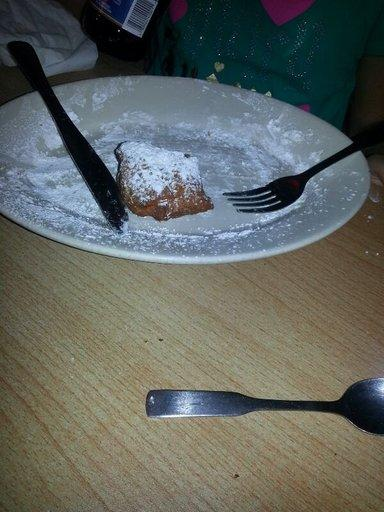
#> input picture weekend_2/sample.jpg, 384 x 512 px
$ python generate_2D_to_3D.py
#> lines starting #> are read from the running program, lines starting #| are printed output that depends on the picture
#> further down, image is the input picture: shape (512, 384, 3); mean B, G, R 95.2, 100.1, 95.7
#### 기본적인 Depth Map 생성 코드 (OpenCV 활용)
import cv2
import numpy as np

# 샘플 함수: 가짜 깊이 맵 생성
def generate_2D_to_3D(image):
    if image is None:
        raise ValueError("입력된 이미지가 없습니다.")

    # 그레이스케일 변환
    gray = cv2.cvtColor(image, cv2.COLOR_BGR2GRAY)
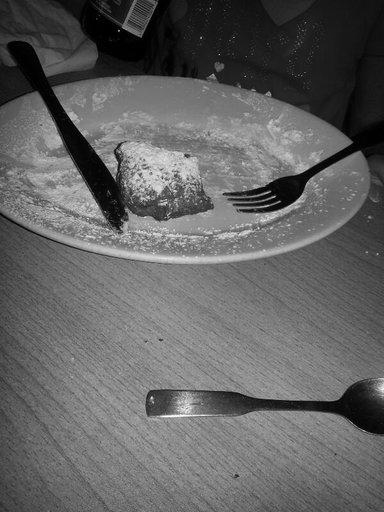
#> gray: shape (512, 384); min 0, max 254, mean 98.2

    # Depth Map 생성
    depth_map = cv2.applyColorMap(gray, cv2.COLORMAP_JET)
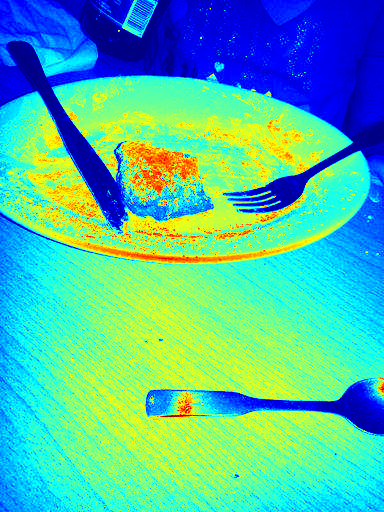
#> depth_map: shape (512, 384, 3); mean B, G, R 165.9, 186.8, 80.3

    # 3D 포인트 클라우드 변환
    h, w = depth_map.shape[:2]
#> h = 512; w = 384
    X, Y = np.meshgrid(np.arange(w), np.arange(h))
    Z = gray.astype(np.float32) # Depth 값을 Z 축으로 사용

    # 3D 좌표 생성
    # OpenCV로는 출력 불가능, matplotlib or Open3D로 가능
    points_3d = np.dstack((X, Y, Z))
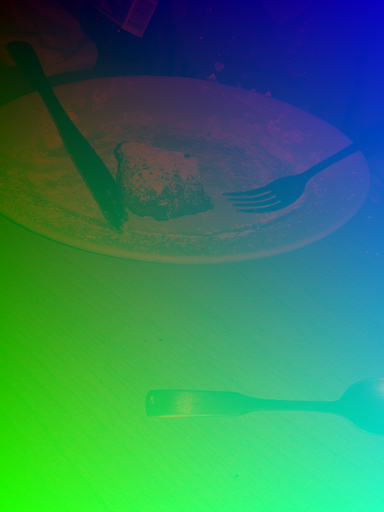
#> points_3d: shape (512, 384, 3) float64; mean of channels 0, 1, 2 191.5, 255.5, 98.2; drawn with min black and max white

    return depth_map, points_3d

if __name__ == "__main__":
    image = cv2.imread('sample.jpg')
    depth_map, points_3d = generate_2D_to_3D(image)

    # 결과 출력
    cv2.imshow('Depth Map', depth_map)
    cv2.imshow('Points 3D', points_3d)
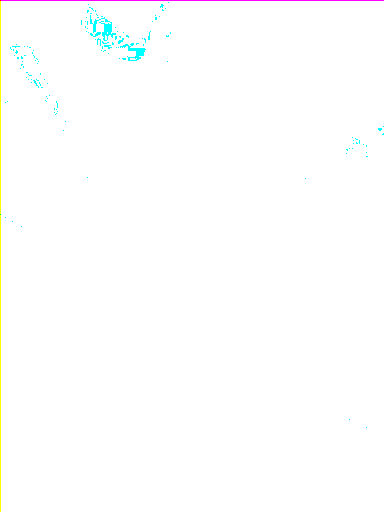
#> window 'Points 3D': shape (512, 384, 3); mean B, G, R 254.3, 254.5, 254

    cv2.waitKey(0)
    cv2.destroyAllWindows()
